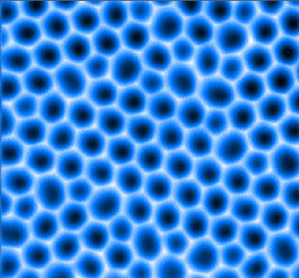
#> input picture data/raw.png, 299 x 278 px, found by its file name
$ python main.bak01.py
#> lines starting #> are read from the running program, lines starting #| are printed output that depends on the picture; after the words box and inside, x2 and y2 are one past the last pixel; in counts of white or black regions, pixels touching at a corner belong together
### ContourDetecter.py
# ContourDetecter.py by CoccaGuo at 2021/09/27 12:12
import cv2
import numpy as np


def binarize(image: np.uint8):
    _, _, selected = cv2.split(image)
    contours3, _ = cv2.findContours(
        image=selected, mode=cv2.RETR_TREE, method=cv2.CHAIN_APPROX_NONE)
    empty_back = np.zeros(image.shape)
    cv2.drawContours(image=empty_back, contours=contours3, contourIdx=-1,
                     color=(255, 255, 255), thickness=-1, lineType=cv2.LINE_AA)
    empty_back = empty_back.astype(np.uint8)
    empty_back = cv2.cvtColor(empty_back, cv2.COLOR_RGB2GRAY)
    empty_back = cv2.bitwise_not(empty_back.copy())
    return empty_back


# [24 lines left out: functions contour_detect, calc_center, contour_iterator, not called in this run]

### test/main.bak01.py
# main.bak01.py by CoccaGuo at 2021/09/28 13:07

from DataProcessor import *
import cv2
from ContourDetecter import *
from utils import Color

if __name__ == '__main__':
    image_path = 'data/raw.png'
    image = cv2.imread(image_path)
#> image is the input picture: shape (278, 299, 3); mean B, G, R 214.6, 129.4, 52.4
    binarized = binarize(image)
#> in binarize, `_, _, selected = cv2.split(image)`:
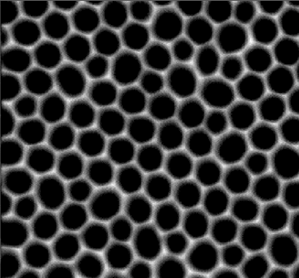
#> selected: shape (278, 299); min 0, max 250, mean 52.4
#> in binarize, `contours3, _ = cv2.findContours( image=selected, mode=cv2.RETR_TREE, m..`: contours3 = 107 contours, 5 with area under 20; largest, box (x1, y1, x2, y2) and area: (0, 0, 299, 278) 79474, (115, 55, 140, 83) 498, (156, 12, 181, 39) 484, (204, 82, 233, 106) 480, (40, 179, 64, 208) 480
#> (the run stopped early here; a loop or call above may not have finished)
